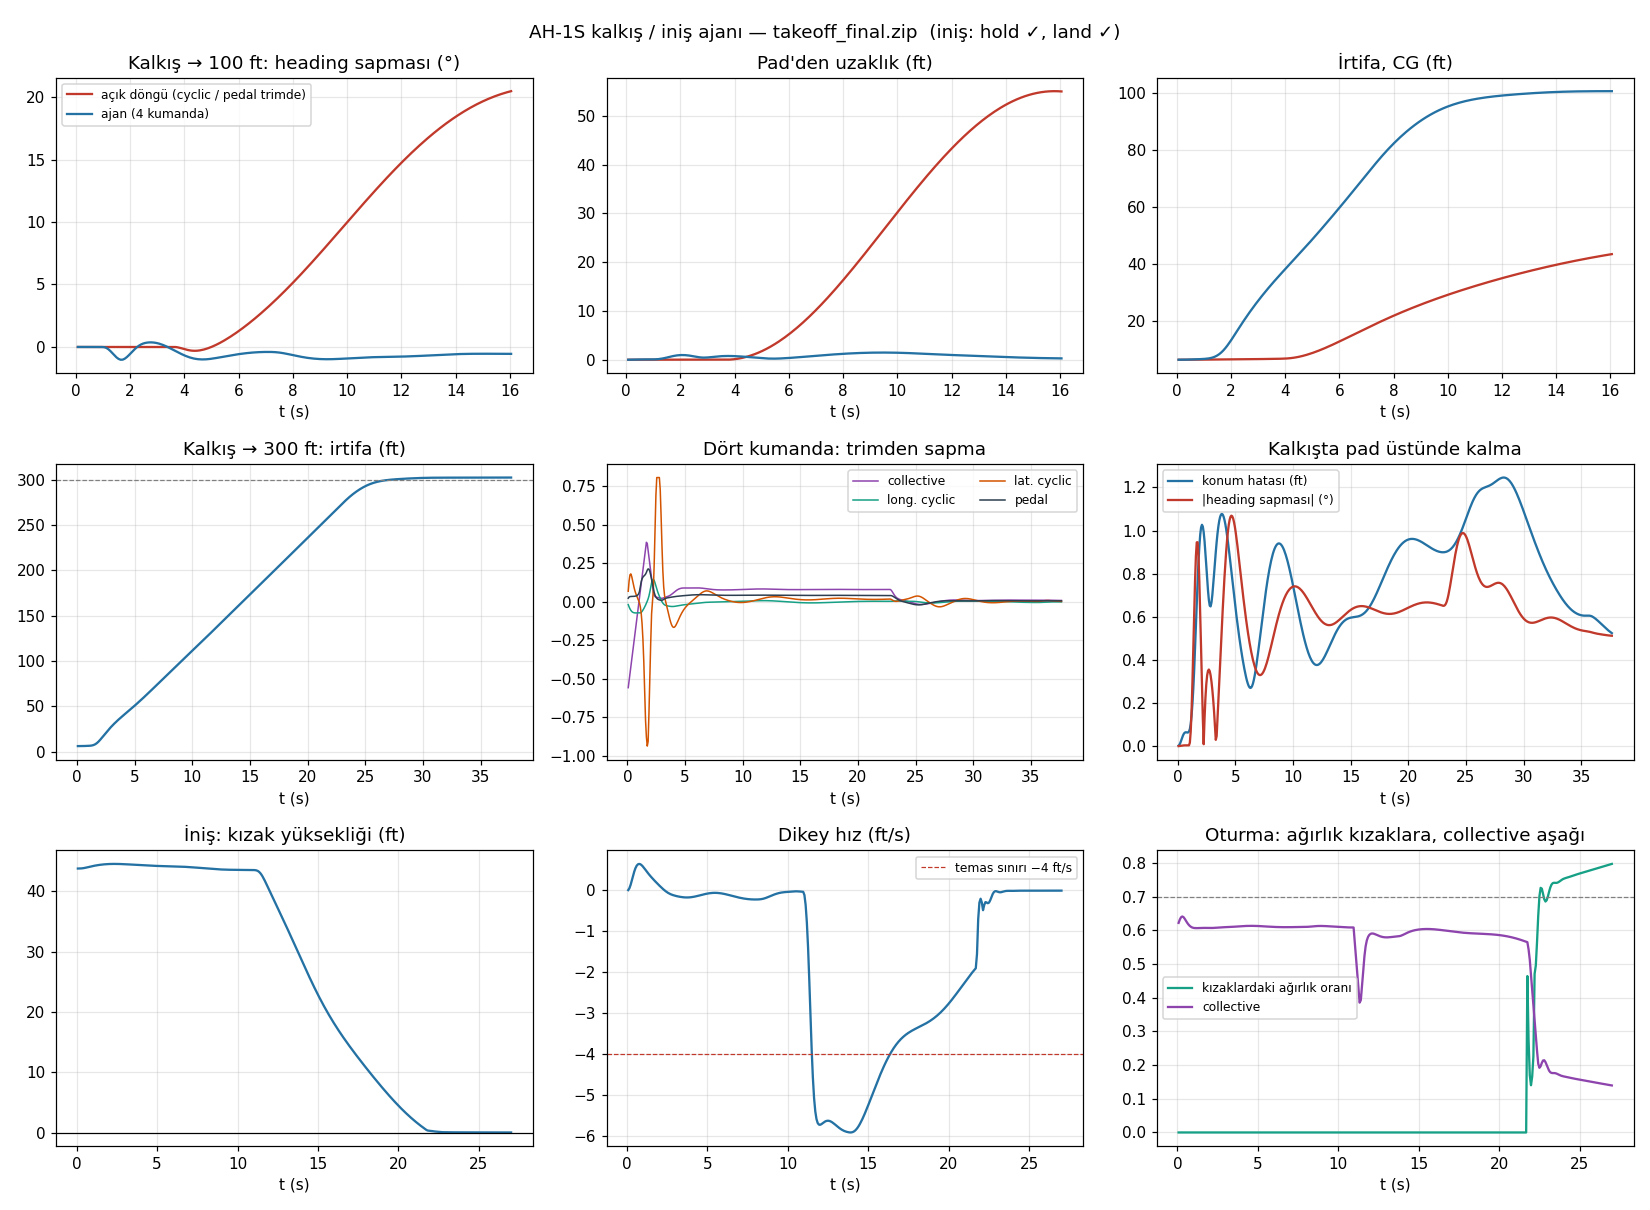

This figure's Python source:
"""Kalkış ajanı için kanıt grafikleri (docs/takeoff/fig_takeoff.png).

  python docs/takeoff/fig_takeoff.py --model models_takeoff/takeoff_final.zip

Üç panel grubu:
  1) Neden dört kumanda: aynı yerden kalkış, (a) cyclic / pedal hover triminde sabit + collective rampası (açık döngü),
     (b) ajan. Heading sapması ve pad'den uzaklaşma.
  2) Ajanın dört kumandası: 300 ft'e kalkış, trimden sapma (collective, longitudinal / lateral cyclic, pedal).
  3) İniş: 50 ft hover → pad'e iniş; kızak yüksekliği, dikey hız, kızaklardaki ağırlık oranı, collective.
"""
import argparse
import sys
from pathlib import Path

import numpy as np

ROOT = Path(__file__).resolve().parents[2]
sys.path.insert(0, str(ROOT))

from helicopter_env_takeoff import HelicopterEnvTakeoff, expo_inv  # noqa: E402
from takeoff_curriculum import GROUND_H_FT  # noqa: E402


def fly(env, policy, opts, seconds):
    obs, info = env.reset(seed=0, options=opts)
    psi0 = info["heading_unwrapped"]
    rows, done = [], False
    while not done and info["t"] < seconds:
        obs, r, te, tr, info = env.step(policy(obs, env))
        rows.append((info["t"], info["altitude"], info["err_xy"], info["heading_unwrapped"] - psi0,
                     info["vertical_speed"], info["weight_on_skids"], info["skid_height"], *info["controls"]))
        done = te or tr
    return np.array(rows), info


def main():
    ap = argparse.ArgumentParser()
    ap.add_argument("--model", required=True)
    ap.add_argument("--out", default=str(Path(__file__).with_name("fig_takeoff.png")))
    args = ap.parse_args()
    import matplotlib
    matplotlib.use("Agg")
    import matplotlib.pyplot as plt
    from stable_baselines3 import PPO

    m = PPO.load(args.model, device="cpu")
    agent = lambda o, env: m.predict(o, deterministic=True)[0]          # noqa: E731

    def open_loop(o, env):
        t = env.steps * 0.075
        c = min(0.62, 0.62 * t / 4.0)                                      # collective rampası, 4 s
        a0 = float(expo_inv(np.clip((c - env.trim[0]) / env.rng_ctrl[0], -1, 1), env.cfg.expo))
        return np.array([a0, 0.0, 0.0, 0.0])                               # cyclic / pedal trimde sabit

    env = HelicopterEnvTakeoff(level="K9")
    base = dict(level="K3", start="ground", start_heading_deg=0.0, fuel=(0.0, 0.0))
    ol, _ = fly(env, open_loop, dict(base, tasks=[dict(kind="takeoff", h=100.0)]), 16.0)
    ag, _ = fly(env, agent, dict(base, tasks=[dict(kind="takeoff", h=100.0)]), 16.0)
    to, _ = fly(env, agent, dict(base, tasks=[dict(kind="takeoff", h=300.0)]), 45.0)
    ld, info = fly(env, agent, dict(level="K7", start="hover", start_alt_ft=50.0, start_heading_deg=0.0, start_perturb=0.0,
                                    fuel=(0.0, 0.0), tasks=[dict(kind="hold", T=4.0), dict(kind="land")]), 60.0)

    fig, ax = plt.subplots(3, 3, figsize=(15, 11))
    # 1) neden dört kumanda
    a = ax[0, 0]
    a.plot(ol[:, 0], ol[:, 3], label="açık döngü (cyclic / pedal trimde)", color="#c0392b")
    a.plot(ag[:, 0], ag[:, 3], label="ajan (4 kumanda)", color="#2471a3")
    a.set_title("Kalkış → 100 ft: heading sapması (°)"); a.set_xlabel("t (s)"); a.legend(fontsize=8); a.grid(alpha=.3)
    a = ax[0, 1]
    a.plot(ol[:, 0], ol[:, 2], color="#c0392b"); a.plot(ag[:, 0], ag[:, 2], color="#2471a3")
    a.set_title("Pad'den uzaklık (ft)"); a.set_xlabel("t (s)"); a.grid(alpha=.3)
    a = ax[0, 2]
    a.plot(ol[:, 0], ol[:, 1], color="#c0392b"); a.plot(ag[:, 0], ag[:, 1], color="#2471a3")
    a.set_title("İrtifa, CG (ft)"); a.set_xlabel("t (s)"); a.grid(alpha=.3)
    # 2) dört kumanda, 300 ft kalkış
    trim = env.trim
    names = ("collective", "long. cyclic", "lat. cyclic", "pedal")
    cols = ("#8e44ad", "#16a085", "#d35400", "#2c3e50")
    a = ax[1, 0]
    a.plot(to[:, 0], to[:, 1], color="#2471a3"); a.axhline(300, ls="--", color="gray", lw=.8)
    a.set_title("Kalkış → 300 ft: irtifa (ft)"); a.set_xlabel("t (s)"); a.grid(alpha=.3)
    a = ax[1, 1]
    for k in range(4):
        a.plot(to[:, 0], to[:, 7 + k] - trim[k], label=names[k], color=cols[k], lw=1)
    a.set_title("Dört kumanda: trimden sapma"); a.set_xlabel("t (s)"); a.legend(fontsize=8, ncol=2); a.grid(alpha=.3)
    a = ax[1, 2]
    a.plot(to[:, 0], to[:, 2], color="#2471a3", label="konum hatası (ft)")
    a.plot(to[:, 0], np.abs(to[:, 3]), color="#c0392b", label="|heading sapması| (°)")
    a.set_title("Kalkışta pad üstünde kalma"); a.set_xlabel("t (s)"); a.legend(fontsize=8); a.grid(alpha=.3)
    # 3) iniş
    a = ax[2, 0]
    a.plot(ld[:, 0], ld[:, 6], color="#2471a3"); a.axhline(0, color="k", lw=.8)
    a.set_title("İniş: kızak yüksekliği (ft)"); a.set_xlabel("t (s)"); a.grid(alpha=.3)
    a = ax[2, 1]
    a.plot(ld[:, 0], ld[:, 4], color="#2471a3"); a.axhline(-4, ls="--", color="#c0392b", lw=.8, label="temas sınırı −4 ft/s")
    a.set_title("Dikey hız (ft/s)"); a.set_xlabel("t (s)"); a.legend(fontsize=8); a.grid(alpha=.3)
    a = ax[2, 2]
    a.plot(ld[:, 0], ld[:, 5], color="#16a085", label="kızaklardaki ağırlık oranı")
    a.plot(ld[:, 0], ld[:, 7], color="#8e44ad", label="collective")
    a.axhline(0.7, ls="--", color="gray", lw=.8)
    a.set_title("Oturma: ağırlık kızaklara, collective aşağı"); a.set_xlabel("t (s)"); a.legend(fontsize=8); a.grid(alpha=.3)
    res = info.get("command_results") or []
    fig.suptitle(f"AH-1S kalkış / iniş ajanı — {Path(args.model).name}  (iniş: "
                 + ", ".join(f"{c['kind']} {'✓' if c['success'] else '✗'}" for c in res) + ")", fontsize=12)
    fig.tight_layout()
    fig.savefig(args.out, dpi=110)
    print("kaydedildi:", args.out)


if __name__ == "__main__":
    main()
